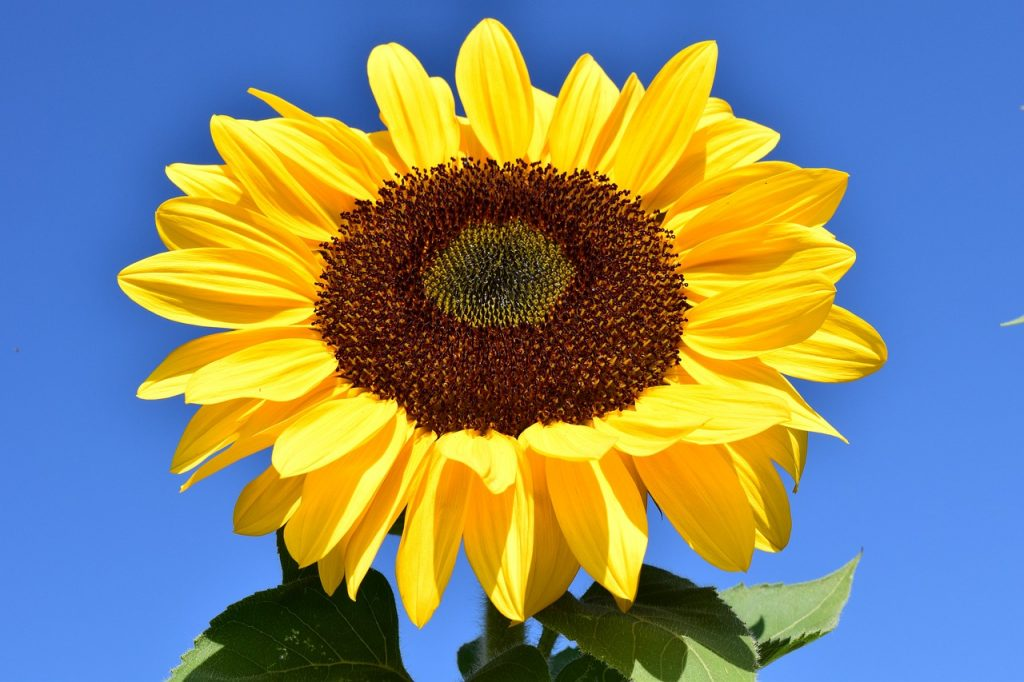
#> input picture Python/MachineLearning/SupervisedLearning/data/girassol.jpg, 1024 x 682 px
$ jupyter execute kmeans.ipynb
#> lines starting #> are read from the running program, lines starting #| are printed output that depends on the picture
[cell 1]
from matplotlib.image import imread
import matplotlib.pyplot as plt
import os
from sklearn.cluster import KMeans
import cv2
import numpy as np
import sys

[cell 2]
image = cv2.imread('data/girassol.jpg')
#> image is the input picture: shape (682, 1024, 3); mean B, G, R 118.8, 135.6, 129.3
image = cv2.cvtColor(image, cv2.COLOR_BGR2GRAY)
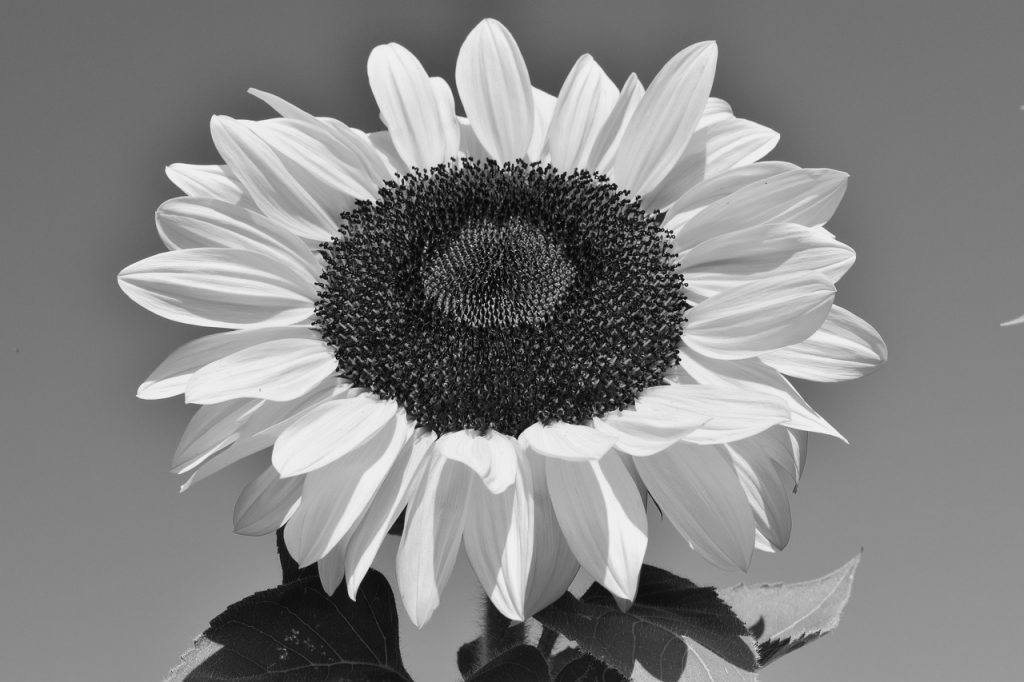
#> image: shape (682, 1024); min 2, max 246, mean 131.8
image = cv2.resize(image, (round(image.shape[1] * (1/15)), round(image.shape[0] * (1/15))))
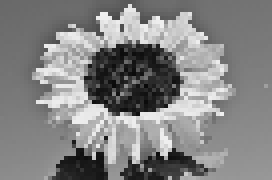
#> image: shape (45, 68) (shown 4 times larger); min 9, max 240, mean 131.4
X = image.reshape(-1, 1)
#> X = 3060 values, max 240 at index 311, min 9 at index 1464, mean 131.4
kmeans = KMeans(n_clusters=12).fit(X)

segmented_img = kmeans.cluster_centers_[kmeans.labels_]
#> segmented_img = 3060 values, max 231.4 at index 100, min 24.47 at index 777, mean 131.4
segmented_img = segmented_img.reshape(image.shape)


plt.imshow(segmented_img.astype(int))
plt.show()
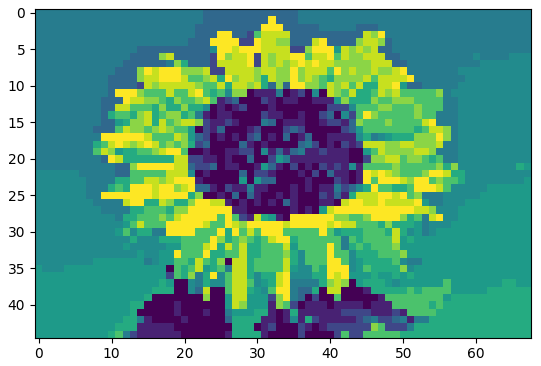
#> figure drawn by matplotlib, 1 panel

[cell 3]
segmented_img = segmented_img.astype(int)

[cell 4]
round(image.shape[0] * 0.5)
#> Out = 22

[cell 5]
200 % 255

[cell 6]
from sklearn.cluster import KMeans
from sklearn.datasets import load_digits

mnist = load_digits()
X = mnist.data
y = mnist.target

kmeans = KMeans(n_clusters=10)  # Definir o número de clusters desejado
kmeans.fit(X)
labels = kmeans.labels_

[cell 7]
import matplotlib.pyplot as plt
import numpy as np

# Definir o número de clusters desejado
n_clusters = 10

# Criar uma matriz de subplots para exibir as imagens dos clusters
fig, axs = plt.subplots(n_clusters, 10, figsize=(10, n_clusters))

# Iterar sobre os clusters
for cluster_label in range(n_clusters):
    # Obter os índices das amostras pertencentes ao cluster atual
    cluster_indices = np.where(labels == cluster_label)[0]

    # Iterar sobre as primeiras 10 amostras do cluster atual
    for i, sample_index in enumerate(cluster_indices[:10]):
        # Obter a imagem correspondente ao índice da amostra
        image = X[sample_index].reshape(8, 8)

        # Plotar a imagem no subplot correspondente
        axs[cluster_label, i].imshow(image, cmap='gray')
        axs[cluster_label, i].axis('off')

# Ajustar o espaçamento entre os subplots
plt.tight_layout()

# Exibir o plot
plt.show()
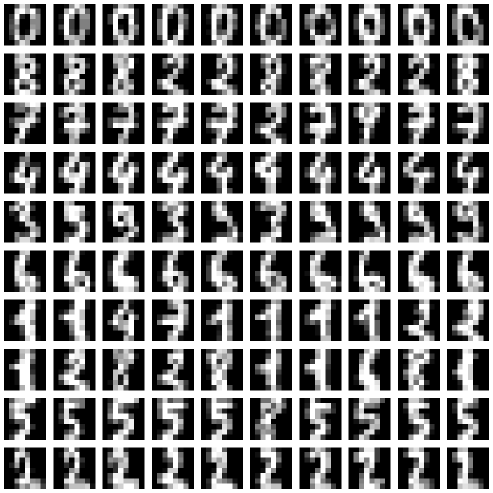
#> figure drawn by matplotlib, 100 panels

$ run again, with Python/MachineLearning/SupervisedLearning/data/1131.jpg copied over Python/MachineLearning/SupervisedLearning/data/girassol.jpg
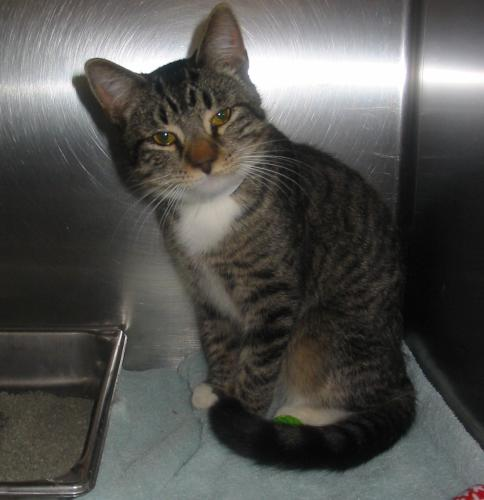
#> input picture Python/MachineLearning/SupervisedLearning/data/1131.jpg, 484 x 500 px
#> image is the input picture: shape (500, 484, 3); mean B, G, R 79.1, 82.1, 82.5
#> `image = cv2.resize(image, (round(image.shape[1] * (1/15)), round(image..`:
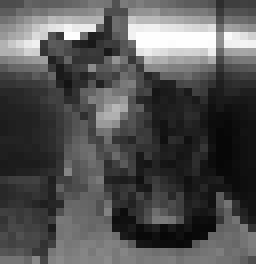
#> image: shape (33, 32) (shown 8 times larger); min 6, max 254, mean 82.3
#> X = 1056 values, max 254 at index 136, min 6 at index 667, mean 82.33
#> `segmented_img = kmeans.cluster_centers_[kmeans.labels_]`: segmented_img = 1056 values, max 246.4 at index 104, min 16.71 at index 171, mean 82.33
#> `plt.show()`:
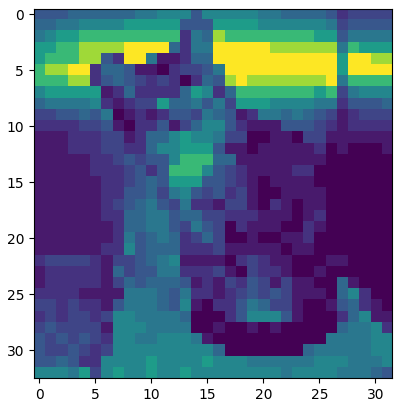
#> figure drawn by matplotlib, 1 panel

$ run again, with Python/MachineLearning/SupervisedLearning/data/flores.jpg copied over Python/MachineLearning/SupervisedLearning/data/girassol.jpg
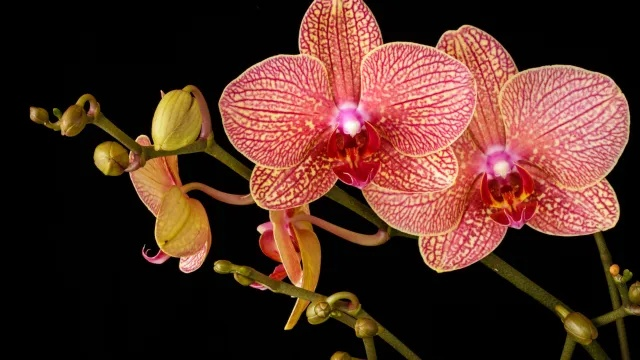
#> input picture Python/MachineLearning/SupervisedLearning/data/flores.jpg, 640 x 360 px
#> image is the input picture: shape (360, 640, 3); mean B, G, R 36.7, 47.2, 82.7
#> `image = cv2.resize(image, (round(image.shape[1] * (1/15)), round(image..`:
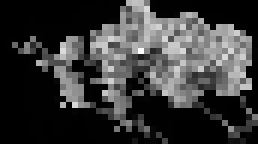
#> image: shape (24, 43) (shown 6 times larger); min 0, max 252, mean 56.3
#> X = 1032 values, max 252 at index 367, min 0 at index 0, mean 56.35
#> `segmented_img = kmeans.cluster_centers_[kmeans.labels_]`: segmented_img = 1032 values, max 217.9 at index 67, min 0.945 at index 0, mean 56.35
#> `plt.show()`:
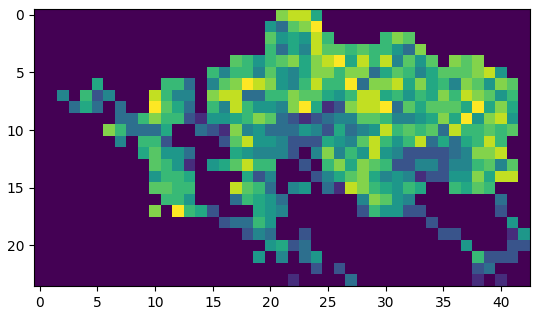
#> figure drawn by matplotlib, 1 panel
